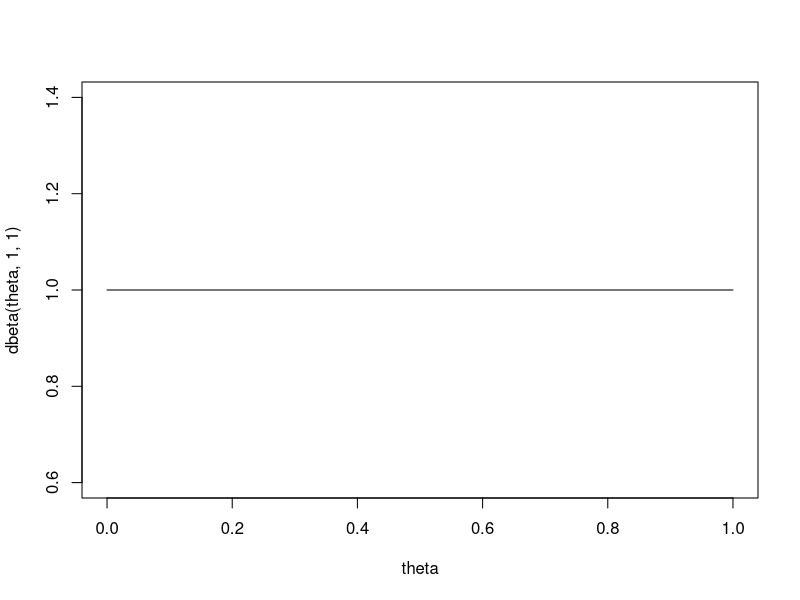
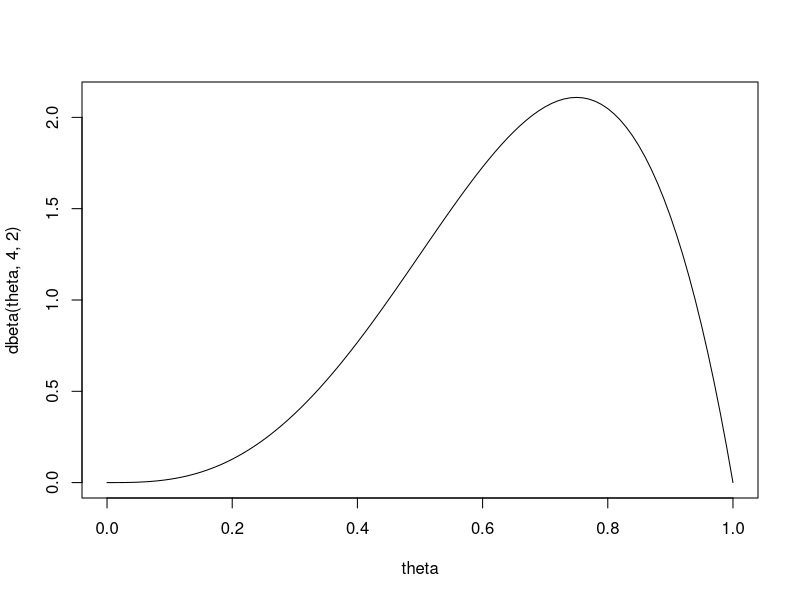
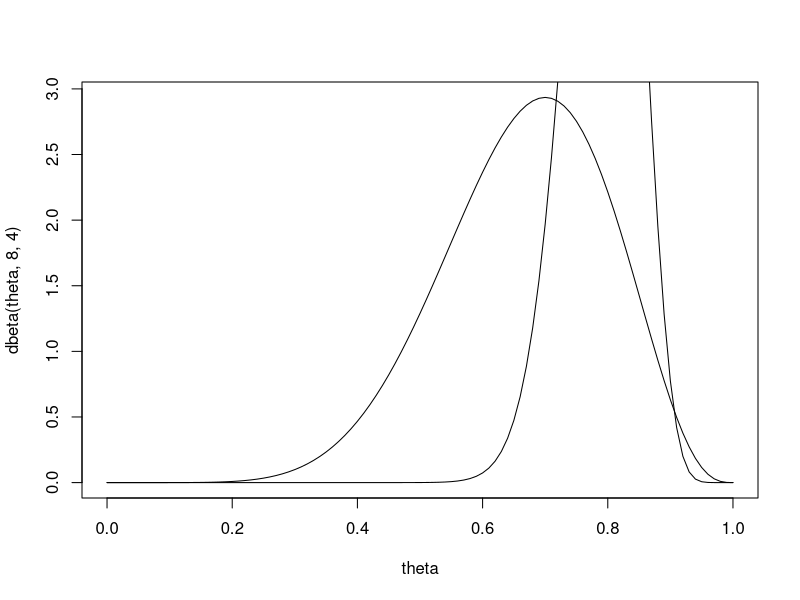
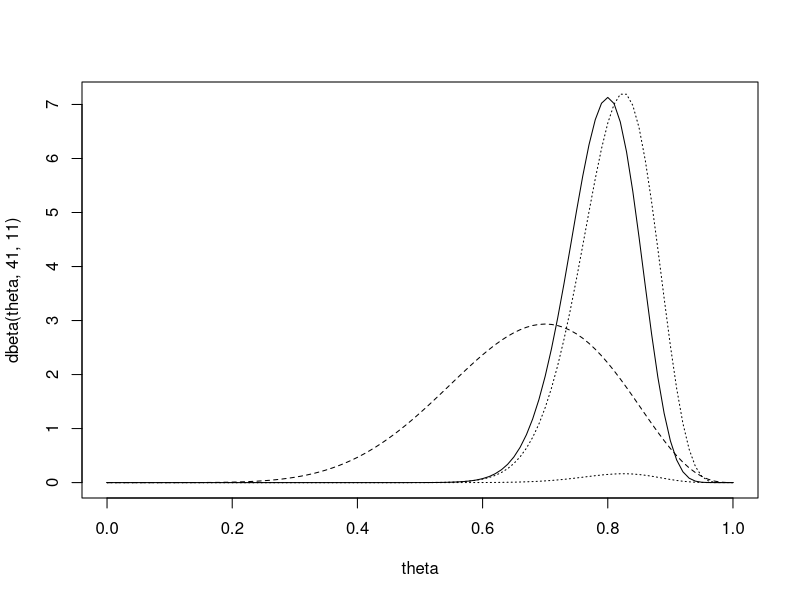
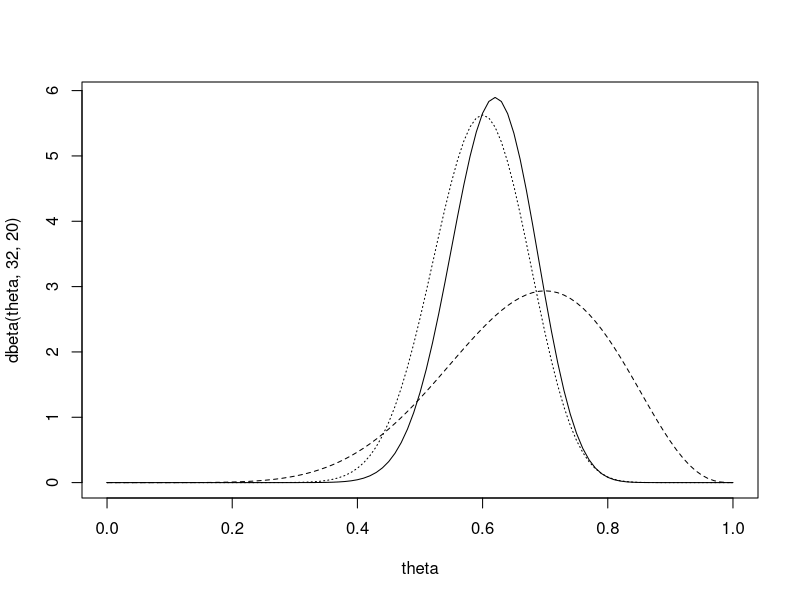

Write R code to recreate these figures, in order.
# Analyzing student Exam performance
# Problem Statement: Analyzing the performance of 2 students on a MCQ exam with 40 questions 
# each having 4 choices.You suspect that both students have studied & will perform better than random guessing.n
# Student 1 scored 33/40 Questions right; student 2 scored: 24/40 Questions 
# 

# Step 1: Model Setup 
# X ~ Binomial (n, theta) ; theta = rate of success
# Likelihood function : L(theta | y) proportional to theta^x.(1-theta)^n-x
# Prior: Uniform Prior p ~ Beta(1,1)
# f(theta | y) ~ Beta (alpha + sum yi, Beta + n- sum yi) 

# Parameters of interest 
# theta 1 = true probability that student 1  will ans question correctly 
# theta 2 = true probability that student 2  will ans question correctly 

theta = seq(0, 1, 0.01)
#Plot prior B(1,1)
plot(theta, dbeta(theta, 1,1), type="l")

plot(theta, dbeta(theta, 4, 2), type="l")

# All mass moved beyond 0.25
plot(theta, dbeta(theta, 8, 4), type="l")

# prior probabilities using pbeta function for theta 1
1-pbeta(0.25, 8, 4) # 0.9988
1-pbeta(0.5, 8, 4)  # 0.8867
1-pbeta(0.8, 8, 4)  # 0.1611

# Posterior is Beta(alpha + sum yi, Beta + n - sum yi)
41 /(41+11) # Posterior mean 
33/40 # MLE

lines(theta, dbeta(theta, 41, 11))

# plot posterior first to get the right scale on the y- axis 

plot(theta, dbeta(theta, 41, 11), type="l")

# plot prior
lines(theta, dbeta(theta, 8, 4), lty=2)

# plot likelihood
lines(theta, dbinom(33, size=40, p=theta), lty=3)
# plot scaled likelihood
lines(theta, 44*dbinom(33, size=40, p=theta), lty=3)

# Posterior probabilities
1- pbeta(0.25, 41, 11) # 1
1- pbeta(0.5, 41, 11)  # 0.999
1- pbeta(0.8, 41, 11)  # 0.444

# EQUAL TAILED 95% Credible interval 
qbeta(0.025, 41, 11)
qbeta(0.975, 41, 11)

# Student 2 exam performance analysis 
# Beta (8+24, 4+40-24) = Beta(32, 20)
# find posterior mean and MLE 
# Posterior mean 
32 / (32 + 20) # 0.6153
# MLE 
24/40 # 0.6

# Plotting in order: posterior, prior, scaled likelihood
# posterior for s2 
plot(theta, dbeta(theta, 32, 20), type="l")
# prior
lines (theta, dbeta(theta, 8, 4), lty=2)
# scaled likelihood
lines (theta, 44*dbinom(24, size=40, p=theta), lty=3)

# Posterior probabilities
1 - pbeta(0.25, 32, 20) # 1
1 - pbeta(0.5, 32, 20) # 0.9540
1 - pbeta(0.8, 32, 20) # 0.001248

# 95% credible interval 
qbeta(0.025, 32, 20) # 0.4808
qbeta(0.975, 32, 20) # 0.7415

# Estimating probability of (theta1 > theta2)
# draw 1000 Samples from each & see how often we observe theta1 > theta2

theta1 = rbeta(1000, 41, 11)
theta2 = rbeta(1000, 32, 20)
mean(theta1> theta2)
# P(theta1 > theta2) = 0.979
# Result: student 1 has greater chance of scoring and student 2.








